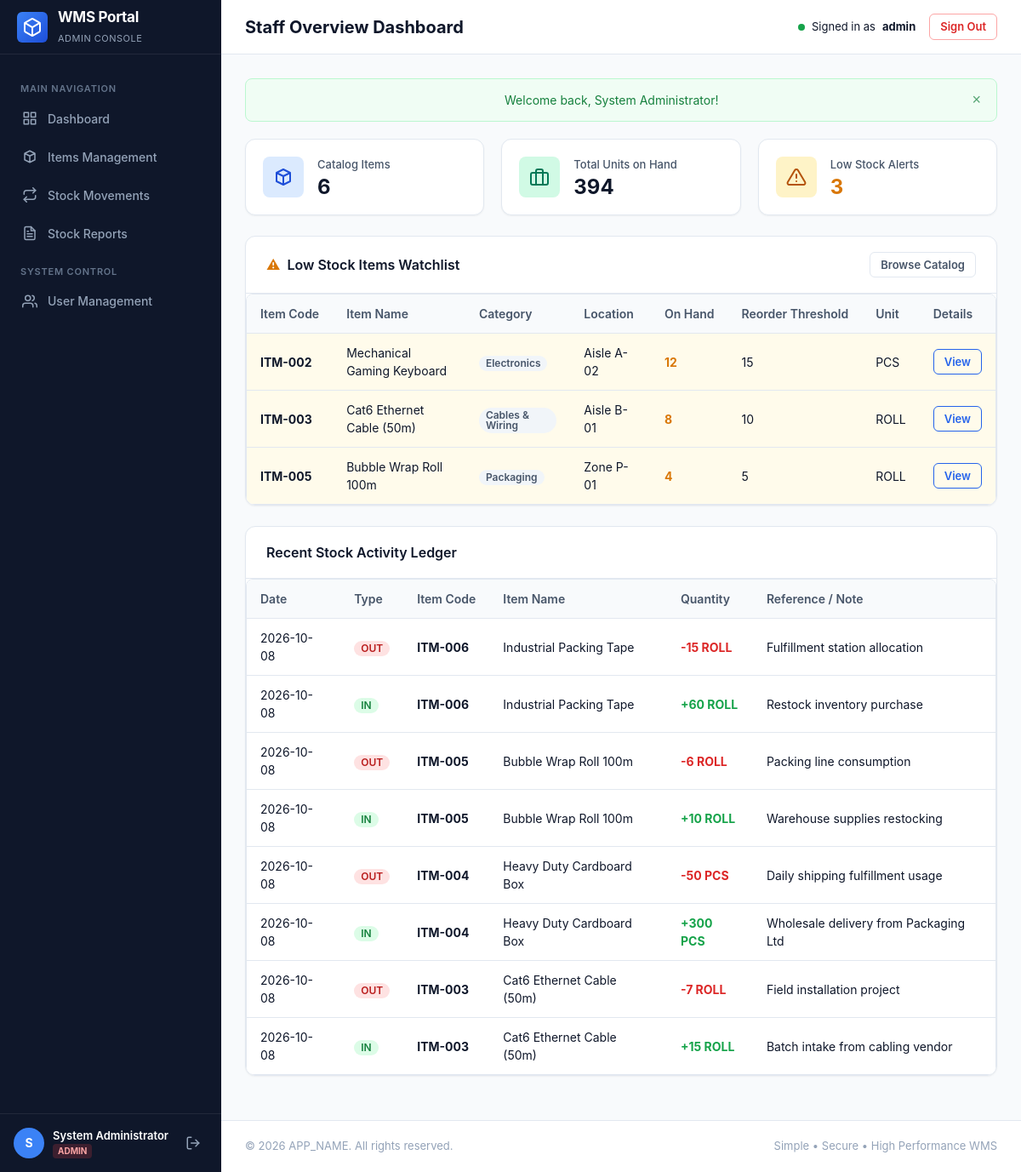
/user/dashboard.php (signed in), run on the app's committed database.
### tables this page shows
CREATE TABLE `items` (
    `id` INT AUTO_INCREMENT PRIMARY KEY,
    `item_code` VARCHAR(50) NOT NULL UNIQUE,
    `item_name` VARCHAR(150) NOT NULL,
    `category` VARCHAR(100) NOT NULL,
    `location` VARCHAR(100) NOT NULL,
    `quantity` INT NOT NULL DEFAULT 0,
    `unit` VARCHAR(30) NOT NULL,
    `reorder_level` INT NOT NULL DEFAULT 0,
    `created_at` TIMESTAMP DEFAULT CURRENT_TIMESTAMP,
    `updated_at` TIMESTAMP DEFAULT CURRENT_TIMESTAMP ON UPDATE CURRENT_TIMESTAMP,
    CONSTRAINT `chk_item_quantity` CHECK (`quantity` >= 0),
    CONSTRAINT `chk_item_reorder` CHECK (`reorder_level` >= 0),
    INDEX `idx_items_code` (`item_code`),
    INDEX `idx_items_category` (`category`),
    INDEX `idx_items_location` (`location`),
    INDEX `idx_items_quantity` (`quantity`)
);

CREATE TABLE `stock_movements` (
    `id` INT AUTO_INCREMENT PRIMARY KEY,
    `item_id` INT NOT NULL,
    `movement_type` ENUM('IN', 'OUT') NOT NULL,
    `quantity` INT NOT NULL,
    `movement_date` DATE NOT NULL,
    `reference_note` VARCHAR(255) DEFAULT NULL,
    `created_by` INT NOT NULL,
    `created_at` TIMESTAMP DEFAULT CURRENT_TIMESTAMP,
    CONSTRAINT `chk_movement_quantity` CHECK (`quantity` > 0),
    CONSTRAINT `fk_movements_item` FOREIGN KEY (`item_id`) REFERENCES `items` (`id`) ON DELETE RESTRICT ON UPDATE CASCADE,
    CONSTRAINT `fk_movements_user` FOREIGN KEY (`created_by`) REFERENCES `users` (`id`) ON DELETE RESTRICT ON UPDATE CASCADE,
    INDEX `idx_movements_item` (`item_id`),
    INDEX `idx_movements_type` (`movement_type`),
    INDEX `idx_movements_date` (`movement_date`),
    INDEX `idx_movements_user` (`created_by`)
);

### user/dashboard.php (the view, shortened to what this page needs)
<?php
$db = get_db();
$stmt = $db->query('SELECT COUNT(*) AS total_items, COALESCE(SUM(quantity), 0) AS total_qty FROM items');
$itemStats = $stmt->fetch();
$totalItems = (int)($itemStats['total_items'] ?? 0);
$totalStockQty = (int)($itemStats['total_qty'] ?? 0);
$stmt = $db->query('SELECT COUNT(*) AS low_stock_count FROM items WHERE quantity <= reorder_level');
$lowStockCount = (int)($stmt->fetch()['low_stock_count'] ?? 0);
$stmt = $db->query('
    SELECT id, item_code, item_name, category, location, quantity, unit, reorder_level
    FROM items
    WHERE quantity <= reorder_level
    ORDER BY (quantity - reorder_level) ASC, quantity ASC
    LIMIT 6
');
$lowStockItems = $stmt->fetchAll();
$stmt = $db->query('
    SELECT sm.id, sm.movement_type, sm.quantity, sm.movement_date, sm.reference_note,
           i.item_code, i.item_name, i.unit, u.username
    FROM stock_movements sm
    JOIN items i ON sm.item_id = i.id
    JOIN users u ON sm.created_by = u.id
    ORDER BY sm.id DESC
    LIMIT 8
');
$recentMovements = $stmt->fetchAll();
require_once __DIR__ . '/../includes/header.php';
?>
<div class="stats-grid">
    <div class="stat-card">
        <div class="stat-icon stat-icon-blue">
            <svg width="24" height="24" viewBox="0 0 24 24" fill="none" stroke="currentColor" stroke-width="2" stroke-linecap="round" stroke-linejoin="round"><path d="M20 7l-8-4-8 4m16 0l-8 4m8-4v10l-8 4m0-10L4 7m8 4v10M4 7v10l8 4"/></svg>
        </div>
        <div class="stat-details">
            <span class="stat-label">Catalog Items</span>
            <span class="stat-value"><?= number_format($totalItems) ?></span>
        </div>
    </div>
    <div class="stat-card">
        <div class="stat-icon stat-icon-emerald">
            <svg width="24" height="24" viewBox="0 0 24 24" fill="none" stroke="currentColor" stroke-width="2" stroke-linecap="round" stroke-linejoin="round"><rect x="2" y="7" width="20" height="14" rx="2" ry="2"></rect><path d="M16 21V5a2 2 0 0 0-2-2h-4a2 2 0 0 0-2 2v16"></path></svg>
        </div>
        <div class="stat-details">
            <span class="stat-label">Total Units on Hand</span>
            <span class="stat-value"><?= number_format($totalStockQty) ?></span>
        </div>
    </div>
    <div class="stat-card">
        <div class="stat-icon stat-icon-amber">
        </div>
        <div class="stat-details">
            <span class="stat-label">Low Stock Alerts</span>
            <span class="stat-value" style="color: <?= $lowStockCount > 0 ? 'var(--warning)' : 'inherit' ?>;"><?= number_format($lowStockCount) ?></span>
        </div>
    </div>
</div>
<?php if (!empty($lowStockItems)): ?>
<div class="card">
    <div class="card-header">
        <h3 class="card-title" style="display:flex; align-items:center; gap:8px;">
            <span style="color: var(--warning);">&#9888;</span> Low Stock Items Watchlist
        </h3>
        <a href="<?= url('user/items.php') ?>" class="btn btn-outline-secondary btn-sm">Browse Catalog</a>
    </div>
    <div class="card-body" style="padding:0;">
        <div class="table-responsive">
            <table class="table">
                <thead>
                    <tr>
                        <th>Item Code</th>
                        <th>Item Name</th>
                        <th>Category</th>
                        <th>Location</th>
                        <th>On Hand</th>
                        <th>Reorder Threshold</th>
                        <th>Unit</th>
                        <th>Details</th>
                    </tr>
                </thead>
                <tbody>
                    <?php foreach ($lowStockItems as $it): ?>
                        <tr class="row-warning">
                            <td><strong><?= e($it['item_code']) ?></strong></td>
                            <td><?= e($it['item_name']) ?></td>
                            <td><span class="badge badge-secondary"><?= e($it['category']) ?></span></td>
                            <td><?= e($it['location']) ?></td>
                            <td><strong style="color: var(--warning);"><?= (int)$it['quantity'] ?></strong></td>
                            <td><?= (int)$it['reorder_level'] ?></td>
                            <td><?= e($it['unit']) ?></td>
                            <td>
                                <a href="<?= url('user/item-details.php?id=' . (int)$it['id']) ?>" class="btn btn-sm btn-outline-primary">
                                    View
                                </a>
                            </td>
                        </tr>
                    <?php endforeach; ?>
                </tbody>
            </table>
        </div>
    </div>
</div>
<?php endif; ?>
<div class="card">
    <div class="card-header">
        <h3 class="card-title">Recent Stock Activity Ledger</h3>
    </div>
    <div class="card-body" style="padding:0;">
        <div class="table-responsive">
            <table class="table">
                <thead>
                    <tr>
                        <th>Date</th>
                        <th>Type</th>
                        <th>Item Code</th>
                        <th>Item Name</th>
                        <th>Quantity</th>
                        <th>Reference / Note</th>
                    </tr>
                </thead>
                <tbody>
                    <?php if (empty($recentMovements)): ?>
                        <tr>
                            <td colspan="6" style="text-align: center; color: var(--text-muted); padding: 32px;">
                                No recent activity logged.
                            </td>
                        </tr>
                    <?php else: ?>
                        <?php foreach ($recentMovements as $m): ?>
                            <tr>
                                <td><?= format_date($m['movement_date'], 'Y-m-d') ?></td>
                                <td>
                                    <span class="badge <?= $m['movement_type'] === 'IN' ? 'badge-in' : 'badge-out' ?>">
                                        <?= e($m['movement_type']) ?>
                                    </span>
                                </td>
                                <td><strong><?= e($m['item_code']) ?></strong></td>
                                <td><?= e($m['item_name']) ?></td>
                                <td>
                                    <strong style="color: <?= $m['movement_type'] === 'IN' ? 'var(--success)' : 'var(--danger)' ?>;">
                                        <?= $m['movement_type'] === 'IN' ? '+' : '-' ?><?= number_format((int)$m['quantity']) ?> <?= e($m['unit']) ?>
                                    </strong>
                                </td>
                                <td><?= e($m['reference_note'] ?? '-') ?></td>
                            </tr>
                        <?php endforeach; ?>
                    <?php endif; ?>
                </tbody>
            </table>
        </div>
    </div>
</div>
<?php require_once __DIR__ . '/../includes/footer.php'; ?>

### assets/css/style.css (style rules this page uses)
:root { --primary: #2563eb; --primary-hover: #1d4ed8; --primary-light: #eff6ff; --secondary: #64748b; --secondary-hover: #475569; --success: #16a34a; --success-light: #f0fdf4; --warning: #d97706; --warning-light: #fffbeb; --danger: #dc2626; --danger-light: #fef2f2; --info: #0284c7; --info-light: #f0f9ff; --bg-main: #f8fafc; --bg-card: #ffffff; --bg-sidebar: #0f172a; --bg-sidebar-hover: #1e293b; --text-primary: #0f172a; --text-secondary: #475569; --text-muted: #94a3b8; --text-inverse: #ffffff; --border-color: #e2e8f0; --border-focus: #3b82f6; --sidebar-width: 260px; --topbar-height: 64px; --radius-sm: 6px; --radius-md: 8px; --radius-lg: 12px; --shadow-sm: 0 1px 2px 0 rgba(0, 0, 0, 0.05); --shadow-md: 0 4px 6px -1px rgba(0, 0, 0, 0.07), 0 2px 4px -2px rgba(0, 0, 0, 0.05); --shadow-lg: 0 10px 15px -3px rgba(0, 0, 0, 0.08), 0 4px 6px -4px rgba(0, 0, 0, 0.03); }
*, *::before, *::after { box-sizing: border-box; margin: 0; padding: 0; }
body { font-family: -apple-system, BlinkMacSystemFont, "Segoe UI", Roboto, "Helvetica Neue", Arial, sans-serif; font-size: 15px; line-height: 1.5; color: var(--text-primary); background-color: var(--bg-main); -webkit-font-smoothing: antialiased; }
.card { background-color: var(--bg-card); border-radius: var(--radius-lg); border: 1px solid var(--border-color); box-shadow: var(--shadow-sm); margin-bottom: 24px; overflow: hidden; }
.card-header { padding: 18px 24px; border-bottom: 1px solid var(--border-color); display: flex; align-items: center; justify-content: space-between; gap: 12px; }
.card-title { font-size: 16px; font-weight: 600; color: var(--text-primary); margin: 0; }
.card-body { padding: 24px; }
.stats-grid { display: grid; grid-template-columns: repeat(auto-fit, minmax(220px, 1fr)); gap: 20px; margin-bottom: 24px; }
.stat-card { background-color: var(--bg-card); border-radius: var(--radius-lg); border: 1px solid var(--border-color); padding: 20px; display: flex; align-items: center; gap: 16px; box-shadow: var(--shadow-sm); transition: transform 0.2s, box-shadow 0.2s; }
.stat-icon { width: 48px; height: 48px; border-radius: var(--radius-md); display: flex; align-items: center; justify-content: center; font-size: 20px; }
.stat-icon-blue { background: #dbeafe; color: #1d4ed8; }
.stat-icon-emerald { background: #d1fae5; color: #047857; }
.stat-icon-amber { background: #fef3c7; color: #b45309; }
.stat-details { display: flex; flex-direction: column; }
.stat-label { font-size: 13px; color: var(--text-secondary); font-weight: 500; margin-bottom: 4px; }
.stat-value { font-size: 24px; font-weight: 700; color: var(--text-primary); line-height: 1; }
.btn { display: inline-flex; align-items: center; justify-content: center; gap: 8px; padding: 9px 16px; font-size: 14px; font-weight: 600; border-radius: var(--radius-md); border: 1px solid transparent; cursor: pointer; text-decoration: none; transition: all 0.2s ease; line-height: 1.25; }
.btn-sm { padding: 6px 12px; font-size: 13px; border-radius: var(--radius-sm); }
.btn-outline-primary { background: transparent; border-color: var(--primary); color: var(--primary); }
.btn-outline-secondary { background: transparent; border-color: var(--border-color); color: var(--text-secondary); }
.table-responsive { width: 100%; overflow-x: auto; border-radius: var(--radius-md); border: 1px solid var(--border-color); background: #fff; }
.table { width: 100%; border-collapse: collapse; text-align: left; font-size: 14px; }
.table th { background-color: #f8fafc; color: var(--text-secondary); font-weight: 600; padding: 12px 16px; border-bottom: 1px solid var(--border-color); white-space: nowrap; }
.table td { padding: 12px 16px; border-bottom: 1px solid var(--border-color); color: var(--text-primary); vertical-align: middle; }
.table tbody tr:last-child td { border-bottom: none; }
.table tr.row-warning { background-color: #fffbeb !important; }
.badge { display: inline-flex; align-items: center; padding: 3px 8px; font-size: 12px; font-weight: 600; border-radius: 9999px; line-height: 1; }
.badge-in { background-color: #dcfce7; color: #15803d; }
.badge-out { background-color: #fee2e2; color: #b91c1c; }
.badge-secondary { background-color: #f1f5f9; color: #475569; }

### data on the page
items: item_code "ITM-002", item_name "Mechanical Gaming Keyboard", category "Electronics", location "Aisle A-02", quantity "12", reorder_level "15", unit "PCS"
items: item_code "ITM-003", item_name "Cat6 Ethernet Cable (50m)", category "Cables & Wiring", location "Aisle B-01", quantity "8", reorder_level "10", unit "ROLL"
items: item_code "ITM-005", item_name "Bubble Wrap Roll 100m", category "Packaging", location "Zone P-01", quantity "4", reorder_level "5", unit "ROLL"
stock_movements: movement_date "2026-10-08", movement_type "OUT", item.item_code "ITM-006", item.item_name "Industrial Packing Tape", quantity "15", item.unit "ROLL", reference_note "Fulfillment station allocation"
stock_movements: movement_date "2026-10-08", movement_type "IN", item.item_code "ITM-006", item.item_name "Industrial Packing Tape", quantity "60", item.unit "ROLL", reference_note "Restock inventory purchase"
stock_movements: movement_date "2026-10-08", movement_type "OUT", item.item_code "ITM-005", item.item_name "Bubble Wrap Roll 100m", quantity "6", item.unit "ROLL", reference_note "Packing line consumption"
stock_movements: movement_date "2026-10-08", movement_type "IN", item.item_code "ITM-005", item.item_name "Bubble Wrap Roll 100m", quantity "10", item.unit "ROLL", reference_note "Warehouse supplies restocking"
stock_movements: movement_date "2026-10-08", movement_type "OUT", item.item_code "ITM-004", item.item_name "Heavy Duty Cardboard Box", quantity "50", item.unit "PCS", reference_note "Daily shipping fulfillment usage"
stock_movements: movement_date "2026-10-08", movement_type "IN", item.item_code "ITM-004", item.item_name "Heavy Duty Cardboard Box", quantity "300", item.unit "PCS", reference_note "Wholesale delivery from Packaging Ltd"
stock_movements: movement_date "2026-10-08", movement_type "OUT", item.item_code "ITM-003", item.item_name "Cat6 Ethernet Cable (50m)", quantity "7", item.unit "ROLL", reference_note "Field installation project"
stock_movements: movement_date "2026-10-08", movement_type "IN", item.item_code "ITM-003", item.item_name "Cat6 Ethernet Cable (50m)", quantity "15", item.unit "ROLL", reference_note "Batch intake from cabling vendor"

### other printed values
substr($user['full_name'] ?? 'U', 0, 1) "S"
$user['full_name'] "System Administrator"
$user['role'] "ADMIN"
$pageTitle "Staff Overview Dashboard"
current_user()['username'] "admin"
$message "Welcome back, System Administrator!"
$totalItems "6"
$totalStockQty "394"
$lowStockCount "3"
APP_NAME "APP_NAME"
